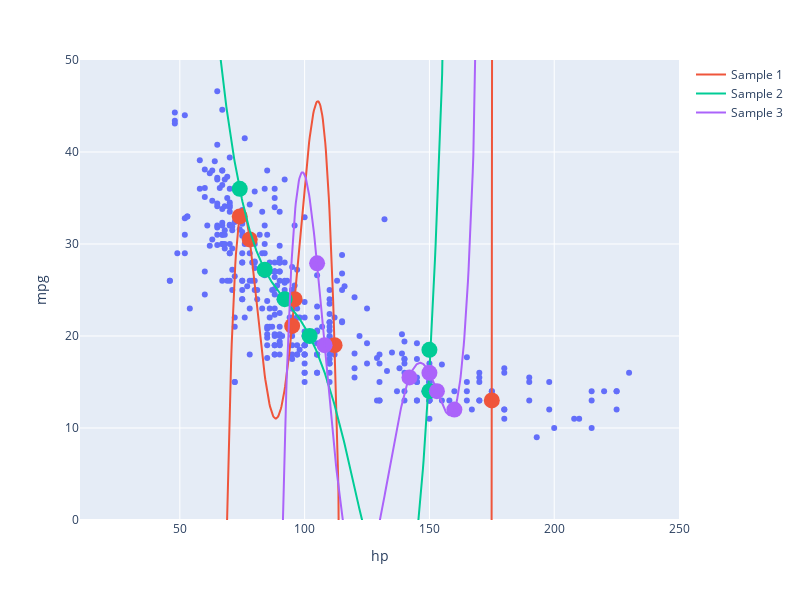

Notebook code cell kept with this figure:
### Markdown cell above
Visualizing differently:

### Code cell
np.random.seed(16)

fig = px.scatter(vehicles, x="hp", y="mpg", width=800, height=600)

for i in range(0, 3):
    sample = vehicles.sample(6).sort_values("hp")
    
    polynomial_model = Pipeline([
                ('polynomial_transformation', PolynomialFeatures(5)),
                ('linear_regression', LinearRegression())    
            ])

    polynomial_model.fit(sample[["hp"]], sample["mpg"])
    
    name = f"Sample {i+1}"
    fig.add_trace(go.Scatter(x=sample["hp"], y=sample["mpg"], 
        name=name, legendgroup=name, mode="markers", showlegend=False,
        marker_size=16,
        marker_color=px.colors.qualitative.Plotly[i+1]))
    xs = np.linspace(10, 250, 1000)
    fig.add_trace(go.Scatter(x=xs, 
        y=polynomial_model.predict(xs[:, np.newaxis]),
        name=name, legendgroup=name, mode="lines",
        line_color=px.colors.qualitative.Plotly[i+1]))

fig.update_yaxes(range=[0, 50])

### Figure 1 — Plotly figure (JSON) as saved in the notebook; plotly's stock layout.template omitted (floating-point values rounded to 4 significant figures; data arrays with more than 128 entries replaced by an {"elided": "..."} marker saying what was removed)
{"data": [{"hovertemplate": "hp=%{x}<br>mpg=%{y}<extra></extra>", "legendgroup": "", "marker": {"color": "#636efa", "symbol": "circle"}, "mode": "markers", "name": "", "orientation": "v", "showlegend": false, "type": "scatter", "x": {"elided": "392 float values"}, "xaxis": "x", "y": {"elided": "392 float values"}, "yaxis": "y"}, {"legendgroup": "Sample 1", "marker": {"color": "#EF553B", "size": 16}, "mode": "markers", "name": "Sample 1", "showlegend": false, "type": "scatter", "x": [74.0, 78.0, 95.0, 96.0, 112.0, 175.0], "y": [33.0, 30.5, 21.1, 24.0, 19.0, 13.0]}, {"legendgroup": "Sample 1", "line": {"color": "#EF553B"}, "mode": "lines", "name": "Sample 1", "type": "scatter", "x": {"elided": "1000 float values"}, "y": {"elided": "1000 float values"}}, {"legendgroup": "Sample 2", "marker": {"color": "#00CC96", "size": 16}, "mode": "markers", "name": "Sample 2", "showlegend": false, "type": "scatter", "x": [74.0, 84.0, 92.0, 102.0, 150.0, 150.0], "y": [36.0, 27.2, 24.0, 20.0, 18.5, 14.0]}, {"legendgroup": "Sample 2", "line": {"color": "#00CC96"}, "mode": "lines", "name": "Sample 2", "type": "scatter", "x": {"elided": "1000 float values"}, "y": {"elided": "1000 float values"}}, {"legendgroup": "Sample 3", "marker": {"color": "#AB63FA", "size": 16}, "mode": "markers", "name": "Sample 3", "showlegend": false, "type": "scatter", "x": [105.0, 108.0, 142.0, 150.0, 153.0, 160.0], "y": [27.9, 19.0, 15.5, 16.0, 14.0, 12.0]}, {"legendgroup": "Sample 3", "line": {"color": "#AB63FA"}, "mode": "lines", "name": "Sample 3", "type": "scatter", "x": {"elided": "1000 float values"}, "y": {"elided": "1000 float values"}}], "layout": {"height": 600, "legend": {"tracegroupgap": 0}, "margin": {"t": 60}, "width": 800, "xaxis": {"anchor": "y", "domain": [0, 1], "title": {"text": "hp"}}, "yaxis": {"anchor": "x", "domain": [0, 1], "range": [0, 50], "title": {"text": "mpg"}}}}
